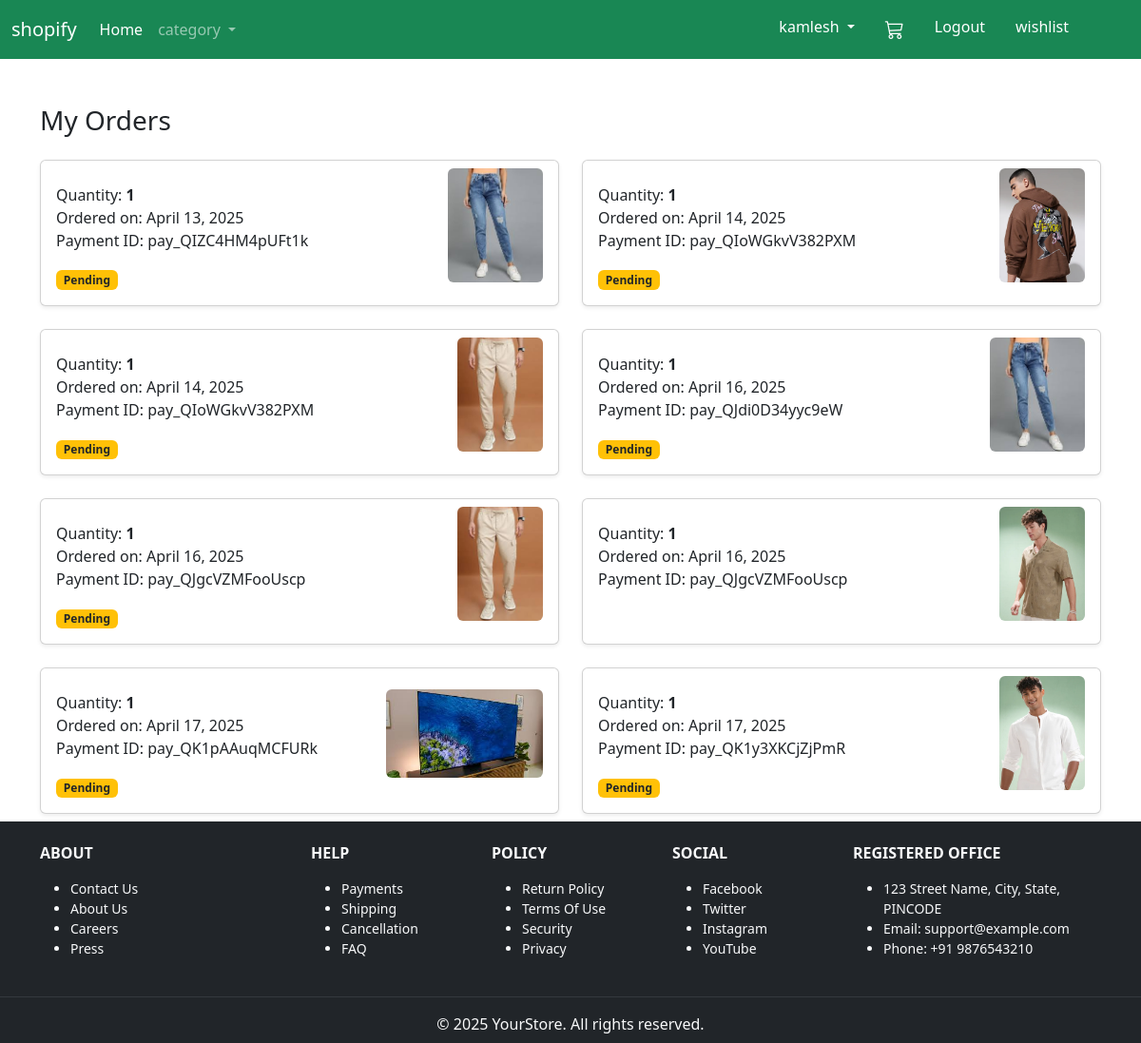
/my-orders/ (signed in), run on the app's committed database.
### app/models.py (models this page shows, shortened)
class OrderPlaced(models.Model):
    user=models.ForeignKey(User,on_delete=models.CASCADE)
    customer=models.ForeignKey(Customer,on_delete=models.CASCADE)
    product=models.ForeignKey(Product,on_delete=models.CASCADE)
    quantity=models.IntegerField()
    orderstatus=models.CharField(choices=STATUS_CHOICES,max_length=50,default='pending')
    order_date=models.DateField(auto_now_add=True)
    payment=models.ForeignKey(Payment,on_delete=models.CASCADE)

class Payment(models.Model):
    user=models.ForeignKey(User,on_delete=models.CASCADE)
    amount=models.FloatField()
    razorpay_order_id=models.CharField(max_length=100,blank=True,null=True)
    razorpay_payment_status=models.CharField(max_length=100,blank=True,null=True)
    razorpay_payment_id=models.CharField(max_length=100,blank=True,null=True)
    paid=models.BooleanField(default=False)

class Product(models.Model):
    category = models.ForeignKey(Category, on_delete=models.CASCADE, related_name='products')
    name = models.CharField(max_length=200)
    description = models.TextField()
    price = models.FloatField()
    image = models.ImageField(upload_to='products/')
    stock = models.PositiveIntegerField(default=1)
    created_at = models.DateTimeField(auto_now_add=True)

### app/views.py (the view)
# urls.py: path('my-orders/', views.my_orders, name='my_orders'),
@login_required
def my_orders(request):
    orders = OrderPlaced.objects.filter(user=request.user)
    return render(request, 'orders.html', {'orders': orders})

### templates/orders.html (shortened to what this page needs)
{% extends 'base.html' %}
{% load static %}
{% block main-content %}
<div class="container mt-5">
  <h3 class="mb-4">My Orders</h3>
  {% if orders %}
    <div class="row row-cols-1 row-cols-md-2 g-4">
      {% for order in orders %}
        <div class="col">
          <div class="card shadow-sm h-100">
            <div class="row g-0 align-items-center">
              <div class="col-md-8">
                <div class="card-body">
                  <p class="card-text">
                    Quantity: <strong>{{ order.quantity }}</strong><br>
                    Ordered on: {{ order.order_date }}<br>
                    Payment ID: {{ order.payment.razorpay_payment_id|default:'N/A' }}
                  </p>
                  <span class="badge
                    {% if order.orderstatus == 'pending' %}bg-warning text-dark
                    {% elif order.orderstatus == 'shipped' %}bg-primary
                    {% elif order.orderstatus == 'delivered' %}bg-success
                    {% elif order.orderstatus == 'cancelled' %}bg-danger{% endif %}">
                    {{ order.orderstatus|title }}
                  </span>
                </div>
              </div>
              <div class="col-md-4 text-end pe-3 pb-3">
                <img src="{{ order.product.image.url }}" alt="{{ order.product.title }}"
                     class="img-fluid rounded" style="max-height: 120px;">
              </div>
            </div>
          </div>
        </div>
      {% endfor %}
    </div>
  {% else %}
    <p class="text-muted">You haven’t placed any orders yet.</p>
    <center>
        <a href="{% url 'home' %}" class="btn btn-primary" style="width: 200px;">Continue Shopping</a>
    </center>
  {% endif %}
</div>
{% endblock main-content %}

### templates/base.html (shortened to what this page needs)
{% load static %}
<!DOCTYPE html>
<html>
<head>
  <link href="https://cdn.jsdelivr.net/npm/bootstrap@5.3.0/dist/css/bootstrap.min.css" rel="stylesheet">
  <link rel="stylesheet" href="https://cdn.jsdelivr.net/npm/bootstrap-icons@1.11.3/font/bootstrap-icons.min.css">
</head>
<body>
    <nav class="navbar navbar-expand-lg  navbar-dark bg-success sticky-top">
        <div class="container-fluid">
          <a class="navbar-brand" href="#">shopify</a>
          {% if request.user.is_authenticated %}
          <div class="collapse navbar-collapse" id="navbarSupportedContent">
            <ul class="navbar-nav me-auto mb-2 mb-lg-0">
              <li class="nav-item">
                <a class="nav-link active" aria-current="page" href="{% url 'home' %}">Home</a>
              </li>
              <li class="nav-item dropdown">
                <a class="nav-link dropdown-toggle" href="#" role="button" data-bs-toggle="dropdown" aria-expanded="false">
                  category
                </a>
              </li>
            </ul>
            <ul class="navbar-nav me-5 mb-2 mb-lg-0">
                <li class="nav-item dropdown mx-2">
                    <a class="nav-link dropdown-toggle text-white" href="#" role="button" data-bs-toggle="dropdown" aria-expanded="false">
                        {{request.user}}
                    </a>
                  </li>
                  <li class="nav-item mx-2 position-relative">
                    <a href="{% url 'show_cart' %}" class="nav-link text-white">
                      <i class="bi bi-cart3 fs-5"></i>
                    </a>
                  </li>
                  <li class="nav-item mx-2">
                    <a href="{% url 'logout' %}" class="nav-link text-white">Logout</a>
                  </li>
                  <li class="nav-item mx-2">
                    <a href="{% url 'wishlist_page' %}" class="nav-link text-white"> wishlist</a>
                  </li>
                  {% else %}
                  <li class="nav-item mx-2 text-decoration-none ">
                    <a href="{% url 'login' %}" class="text-white btn btn-primary">Login</a>
                  </li>
            {% endif %}
            </ul>
          </div>
        </div>
      </nav>
       {% block main-content %}{% endblock main-content %}
       <footer class="bg-dark text-light pt-4 pb-2 mt-2 ">
        <div class="container text-md-left">
          <div class="row">
            <div class="col-md-3 col-lg-3 col-xl-3 mx-auto mb-3">
              <h6 class="text-uppercase fw-bold mb-3">About</h6>
              <ul class="small">
                <li><a href="#" class="text-decoration-none text-light">Contact Us</a></li>
                <li><a href="#" class="text-decoration-none text-light">About Us</a></li>
                <li><a href="#" class="text-decoration-none text-light">Careers</a></li>
                <li><a href="#" class="text-decoration-none text-light">Press</a></li>
              </ul>
            </div>
            <div class="col-md-2 col-lg-2 col-xl-2 mx-auto mb-3">
              <h6 class="text-uppercase fw-bold mb-3">Help</h6>
              <ul class="small">
                <li><a href="#" class="text-decoration-none text-light">Payments</a></li>
                <li><a href="#" class="text-decoration-none text-light">Shipping</a></li>
                <li><a href="#" class="text-decoration-none text-light">Cancellation</a></li>
                <li><a href="#" class="text-decoration-none text-light">FAQ</a></li>
              </ul>
            </div>
            <div class="col-md-2 col-lg-2 col-xl-2 mx-auto mb-3">
              <h6 class="text-uppercase fw-bold mb-3">Policy</h6>
              <ul class="small">
                <li><a href="#" class="text-decoration-none text-light">Return Policy</a></li>
                <li><a href="#" class="text-decoration-none text-light">Terms Of Use</a></li>
                <li><a href="#" class="text-decoration-none text-light">Security</a></li>
                <li><a href="#" class="text-decoration-none text-light">Privacy</a></li>
              </ul>
            </div>
            <div class="col-md-2 col-lg-2 col-xl-2 mx-auto mb-3">
              <h6 class="text-uppercase fw-bold mb-3">Social</h6>
              <ul class="small">
                <li><a href="#" class="text-decoration-none text-light">Facebook</a></li>
                <li><a href="#" class="text-decoration-none text-light">Twitter</a></li>
                <li><a href="#" class="text-decoration-none text-light">Instagram</a></li>
                <li><a href="#" class="text-decoration-none text-light">YouTube</a></li>
              </ul>
            </div>
            <div class="col-md-3 col-lg-3 col-xl-3 mx-auto mb-3">
              <h6 class="text-uppercase fw-bold mb-3">Registered Office</h6>
              <ul class="small">
                <li>123 Street Name, City, State, PINCODE</li>
                <li>Email: support@example.com</li>
                <li>Phone: +91 9876543210</li>
              </ul>
            </div>
          </div>
        </div>
        <hr class="mb-3 mt-2 text-secondary">
        <div class="text-center">
          <p class="mb-0">&copy; 2025 YourStore. All rights reserved.</p>
        </div>
      </footer>
</body>
</html>

### data on the page
OrderPlaced: quantity "1", order_date "April 13, 2025", payment.razorpay_payment_id "pay_QIZC4HM4pUFt1k", orderstatus "Pending", product.image (picture)
OrderPlaced: quantity "1", order_date "April 14, 2025", payment.razorpay_payment_id "pay_QIoWGkvV382PXM", orderstatus "Pending", product.image (picture)
OrderPlaced: quantity "1", order_date "April 14, 2025", payment.razorpay_payment_id "pay_QIoWGkvV382PXM", orderstatus "Pending", product.image (picture)
OrderPlaced: quantity "1", order_date "April 16, 2025", payment.razorpay_payment_id "pay_QJdi0D34yyc9eW", orderstatus "Pending", product.image (picture)
OrderPlaced: quantity "1", order_date "April 16, 2025", payment.razorpay_payment_id "pay_QJgcVZMFooUscp", orderstatus "Pending", product.image (picture)
OrderPlaced: quantity "1", order_date "April 16, 2025", payment.razorpay_payment_id "pay_QJgcVZMFooUscp", product.image (picture)
OrderPlaced: quantity "1", order_date "April 17, 2025", payment.razorpay_payment_id "pay_QK1pAAuqMCFURk", orderstatus "Pending", product.image (picture)
OrderPlaced: quantity "1", order_date "April 17, 2025", payment.razorpay_payment_id "pay_QK1y3XKCjZjPmR", orderstatus "Pending", product.image (picture)

### other printed values
{{ request.user }} "kamlesh"
